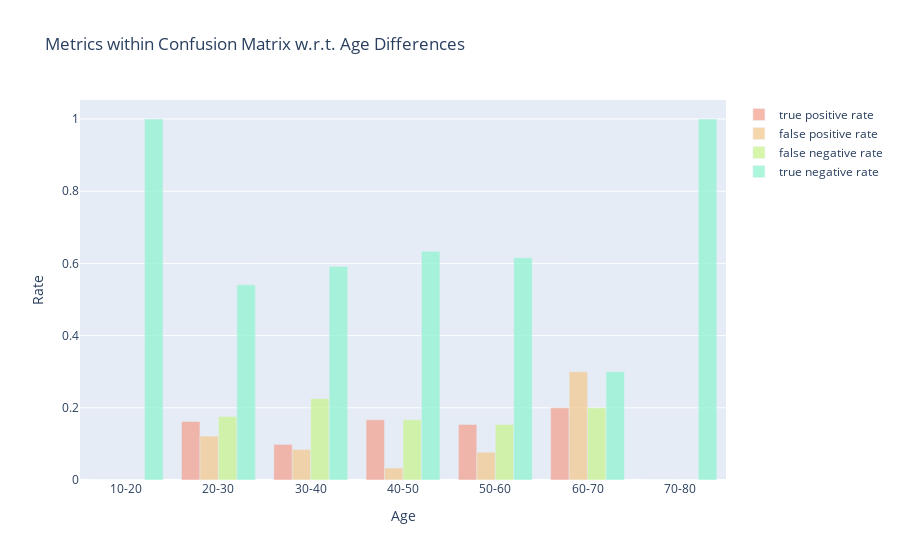

Notebook source saved alongside this figure:
### Code cell
# visualize the results
fig = go.Figure()
fig.add_trace(go.Bar(
    x=list(tpr_age.keys()),
    y=list(tpr_age.values()),
    marker_color='#F3A291',
    opacity=0.75,
    name='true positive rate'
))
fig.add_trace(go.Bar(
    x=list(fpr_age.keys()),
    y=list(fpr_age.values()),
    marker_color='#F3CA91',
    opacity=0.75,
    name='false positive rate'
))
fig.add_trace(go.Bar(
    x=list(fnr_age.keys()),
    y=list(fnr_age.values()),
    marker_color='#CAF391',
    opacity=0.75,
    name='false negative rate'
))
fig.add_trace(go.Bar(
    x=list(tnr_age.keys()),
    y=list(tnr_age.values()),
    marker_color='#91F3D1',
    opacity=0.75,
    name='true negative rate'
))
fig.update_layout(
    title_text='Metrics within Confusion Matrix w.r.t. Age Differences',
    xaxis_title='Age',
    yaxis_title='Rate'
)
# fig.write_image('../results/separation-age.png', scale=2)
fig.show()

### Figure 1 — Plotly figure (JSON) as saved in the notebook; plotly's stock layout.template omitted (floating-point values rounded to 4 significant figures)
{"data": [{"marker": {"color": "#F3A291"}, "name": "true positive rate", "opacity": 0.75, "type": "bar", "x": ["10-20", "20-30", "30-40", "40-50", "50-60", "60-70", "70-80"], "y": [0, 0.1622, 0.09859, 0.1667, 0.1538, 0.2, 0]}, {"marker": {"color": "#F3CA91"}, "name": "false positive rate", "opacity": 0.75, "type": "bar", "x": ["10-20", "20-30", "30-40", "40-50", "50-60", "60-70", "70-80"], "y": [0, 0.1216, 0.08451, 0.03333, 0.07692, 0.3, 0]}, {"marker": {"color": "#CAF391"}, "name": "false negative rate", "opacity": 0.75, "type": "bar", "x": ["10-20", "20-30", "30-40", "40-50", "50-60", "60-70", "70-80"], "y": [0, 0.1757, 0.2254, 0.1667, 0.1538, 0.2, 0]}, {"marker": {"color": "#91F3D1"}, "name": "true negative rate", "opacity": 0.75, "type": "bar", "x": ["10-20", "20-30", "30-40", "40-50", "50-60", "60-70", "70-80"], "y": [1, 0.5405, 0.5915, 0.6333, 0.6154, 0.3, 1]}], "layout": {"title": {"text": "Metrics within Confusion Matrix w.r.t. Age Differences"}, "xaxis": {"title": {"text": "Age"}}, "yaxis": {"title": {"text": "Rate"}}}}
